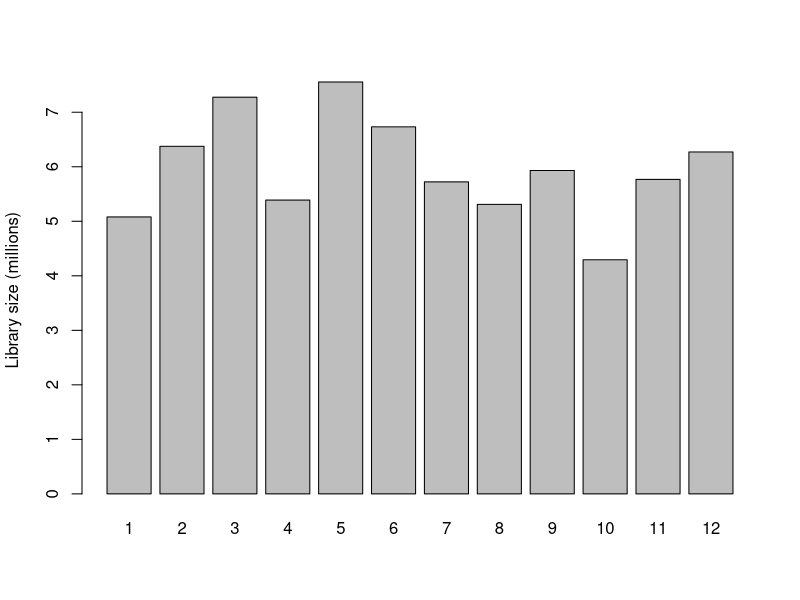
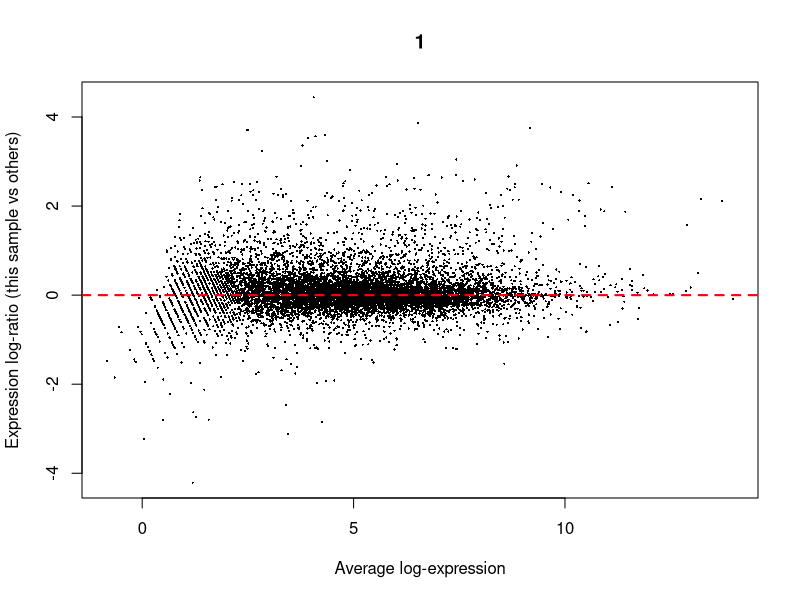
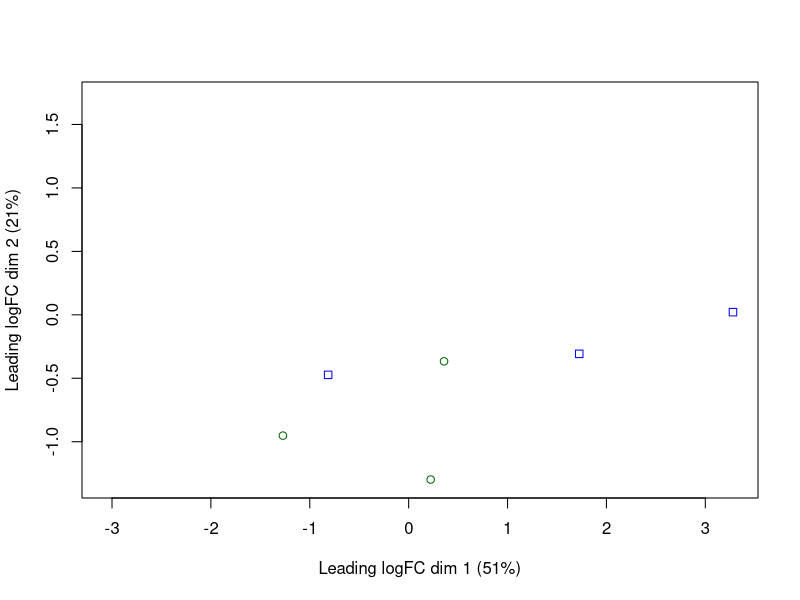
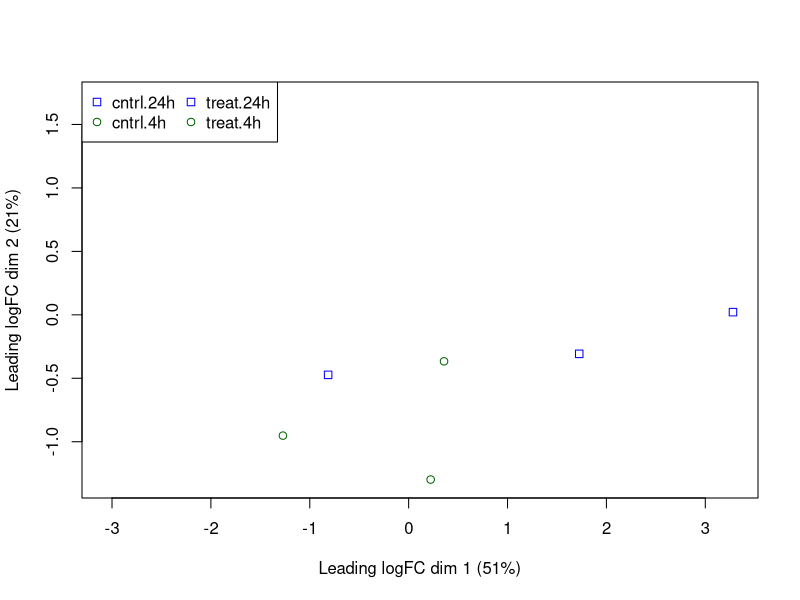
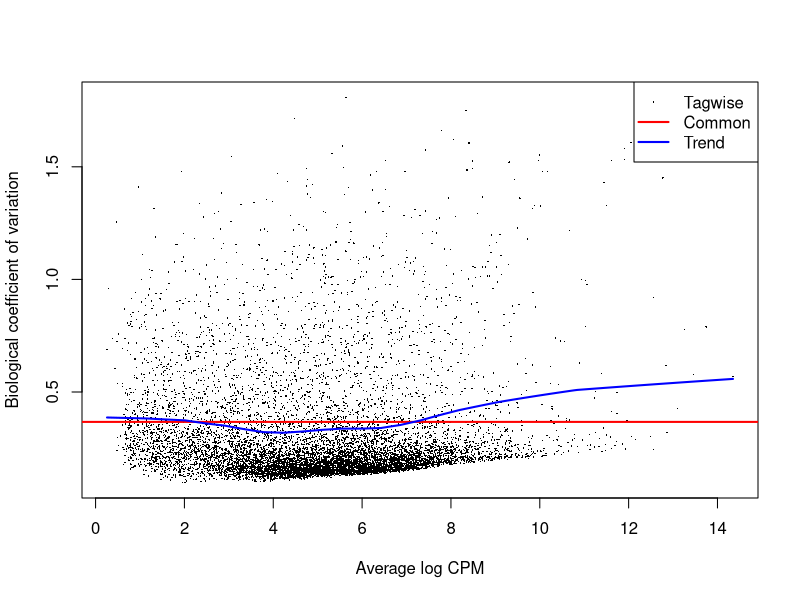
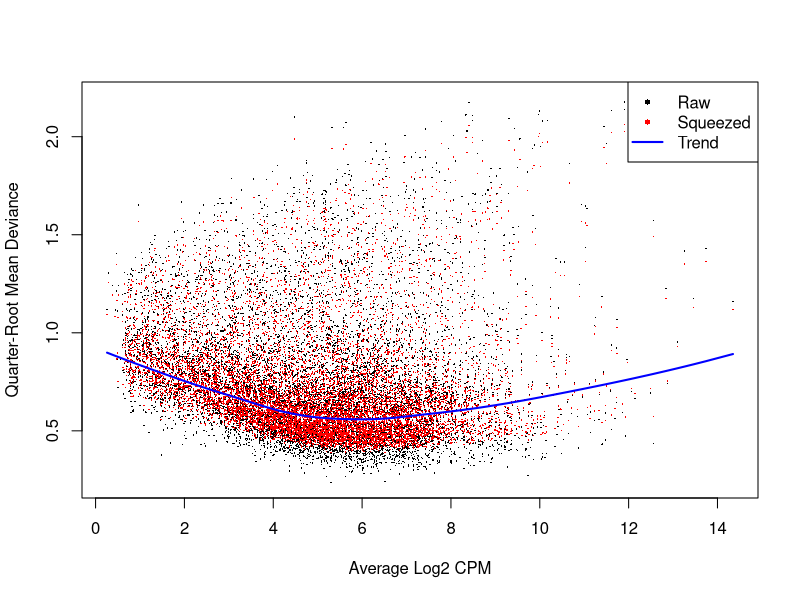
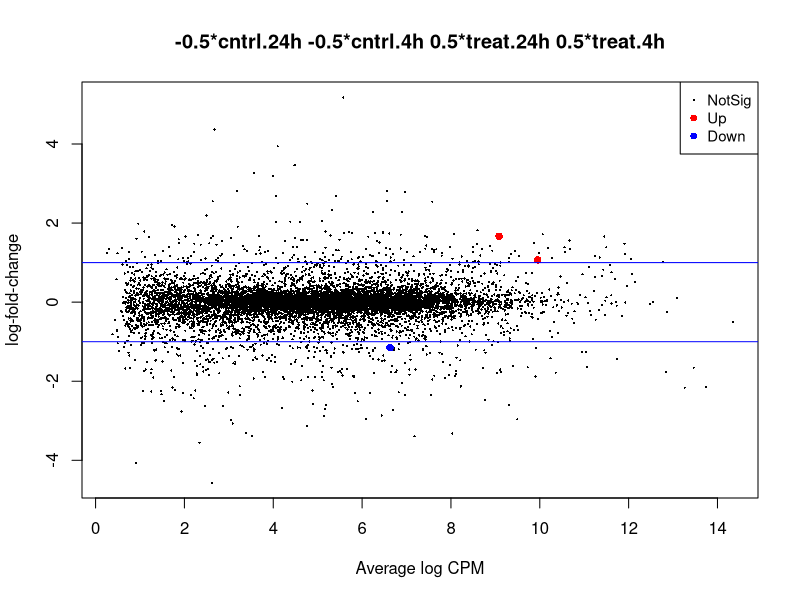
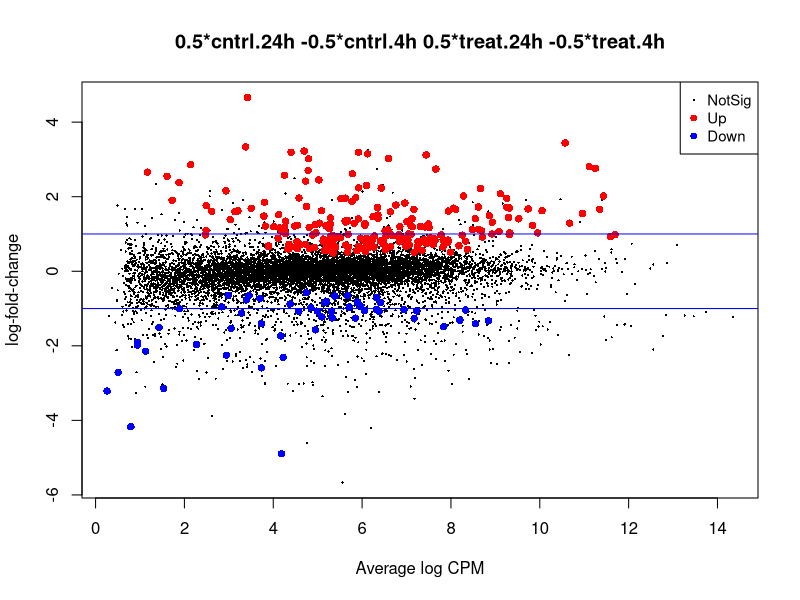

The R script that drew these images, in order:
# set the working directory
setwd("/Users/bamflappy/NFCDSWorkshop_Day2/script_data/")

# import gene count data
tribolium_counts <- read.csv("TriboliumCounts.csv", row.names="X")

#Import grouping factor
targets <- read.csv(file="groupingFactors.csv")
  
#BiocManager::install("edgeR")

library("edgeR")


#############
#Setup a design matrix
group <- factor(paste(targets$treatment,targets$hours,sep="."))
#cbind(targets,Group=group)

#Create DGE list object
list <- DGEList(counts=tribolium_counts,group=group)
colnames(list) <- rownames(targets)
head(list)

#Plot the library sizes before normalization
jpeg("glm_librarySizes_beforeNorm.jpg")
barplot(list$samples$lib.size*1e-6, names=1:12, ylab="Library size (millions)")
dev.off()

#Retain genes only if it is expressed at a minimum level
keep <- filterByExpr(list)
summary(keep)
list <- list[keep, , keep.lib.sizes=FALSE]

#Use TMM normalization to eliminate composition biases
# between libraries
list <- calcNormFactors(list)

#Retrieve normalized counts
normList <- cpm(list, normalized.lib.sizes=TRUE)

#Write the normalized counts to a file
write.table(normList, file="tribolium_normalizedCounts.csv", sep=",", row.names=TRUE)

#View normalization factors
list$samples
dim(list)

#Verify TMM normalization using a MD plot
# and write the plot to jpg file
jpeg("glm_MD_afterNorm.jpg")
plotMD(cpm(list, log=TRUE), column=1)
abline(h=0, col="red", lty=2, lwd=2)
dev.off()

#Use a MDS plot to visualizes the differences
# between the expression profiles of different samples
points <- c(0,1)
colors <- rep(c("blue", "darkgreen"), 2)

#Write plot without legend to file
jpeg("glm_MDS_withoutLegend.jpg")
plotMDS(list, col=colors[group], pch=points[group])
dev.off()

#Write plot with legend to file
jpeg("glm_MDS_withLegend.jpg")
plotMDS(list, col=colors[group], pch=points[group])
legend("topleft", legend=levels(group), pch=points, col=colors, ncol=2)
dev.off()

#The experimental design is parametrized with a one-way layout, 
# where one coefficient is assigned to each group
design <- model.matrix(~ 0 + group)
colnames(design) <- levels(group)
#design

#Next, the NB dispersion is estimated
list <- estimateDisp(list, design, robust=TRUE)
#list$common.dispersion

#Visualize the dispersion estimates with a BCV plot
#Write plot to file
jpeg("glm_BCV.jpg")
plotBCV(list)
dev.off()

#Now, estimate and plot the QL dispersions
fit <- glmQLFit(list, design, robust=TRUE)
#head(fit$coefficients)

#Write plot to file
jpeg("glm_QLDisp.jpg")
plotQLDisp(fit)
dev.off()


########
#Test whether the average across all cntrl groups is equal to the average across
#all treat groups, to examine the overall effect of treatment
con.treat_cntrl <- makeContrasts(set.treat_cntrl = (treat.4h + treat.24h)/2
                                                    - (cntrl.4h + cntrl.24h)/2,
                                                    levels=design)

#Look at genes with significant expression across all UV groups
anov.treat_cntrl <- glmTreat(fit, contrast=con.treat_cntrl, lfc=log2(1.2))
summary(decideTests(anov.treat_cntrl))

#Write plot to file
jpeg("glm_treat_cntrl_MD.jpg")
plotMD(anov.treat_cntrl)
abline(h=c(-1, 1), col="blue")
dev.off()

#Generate table of DE genes
tagsTbl_treat_cntrl.filtered <- topTags(anov.treat_cntrl, n=nrow(anov.treat_cntrl$table), adjust.method="fdr")$table
write.table(tagsTbl_treat_cntrl.filtered, file="glm_24h_4h.csv", sep=",", row.names=TRUE)


########

#Test whether the average across all tolerant groups is equal to the average across
#all not tolerant groups, to examine the overall effect of tolerance
con.24h_4h <- makeContrasts(set.24h_4h = (cntrl.24h + treat.24h)/2
                                          - (cntrl.4h + treat.4h)/2,
                                          levels=design)

#Look at genes with significant expression across all UV groups
anov.24h_4h <- glmTreat(fit, contrast=con.24h_4h, lfc=log2(1.2))
summary(decideTests(anov.24h_4h))

#Write plot to file
jpeg("glm_24h_4h_MD.jpg")
plotMD(anov.24h_4h)
abline(h=c(-1, 1), col="blue")
dev.off()

#Generate table of DE genes
tagsTbl_24h_4h.filtered <- topTags(anov.24h_4h, n=nrow(anov.24h_4h$table), adjust.method="fdr")$table
write.table(tagsTbl_24h_4h.filtered, file="glm_24h_4h.csv", sep=",", row.names=TRUE)


########
#Test whether there is an interaction effect
con.interaction <- makeContrasts(set.interaction = ((treat.4h + treat.24h)/2
                                                    - (cntrl.4h + cntrl.24h)/2)
                                                    - ((cntrl.24h + treat.24h)/2
                                                    - (cntrl.4h + treat.4h)/2),
                                                    levels=design)

#Look at genes with significant expression
anov.interaction <- glmTreat(fit, contrast=con.interaction, lfc=log2(1.2))
summary(decideTests(anov.interaction))

#Write plot to file
jpeg("glm_interaction_MD.jpg")
plotMD(anov.interaction)
abline(h=c(-1, 1), col="blue")
dev.off()

#Generate table of DE genes
tagsTbl_inter.filtered <- topTags(anov.interaction, n=nrow(anov.interaction$table), adjust.method="fdr")$table
write.table(tagsTbl_inter.filtered, file="glm_interaction.csv", sep=",", row.names=TRUE)
